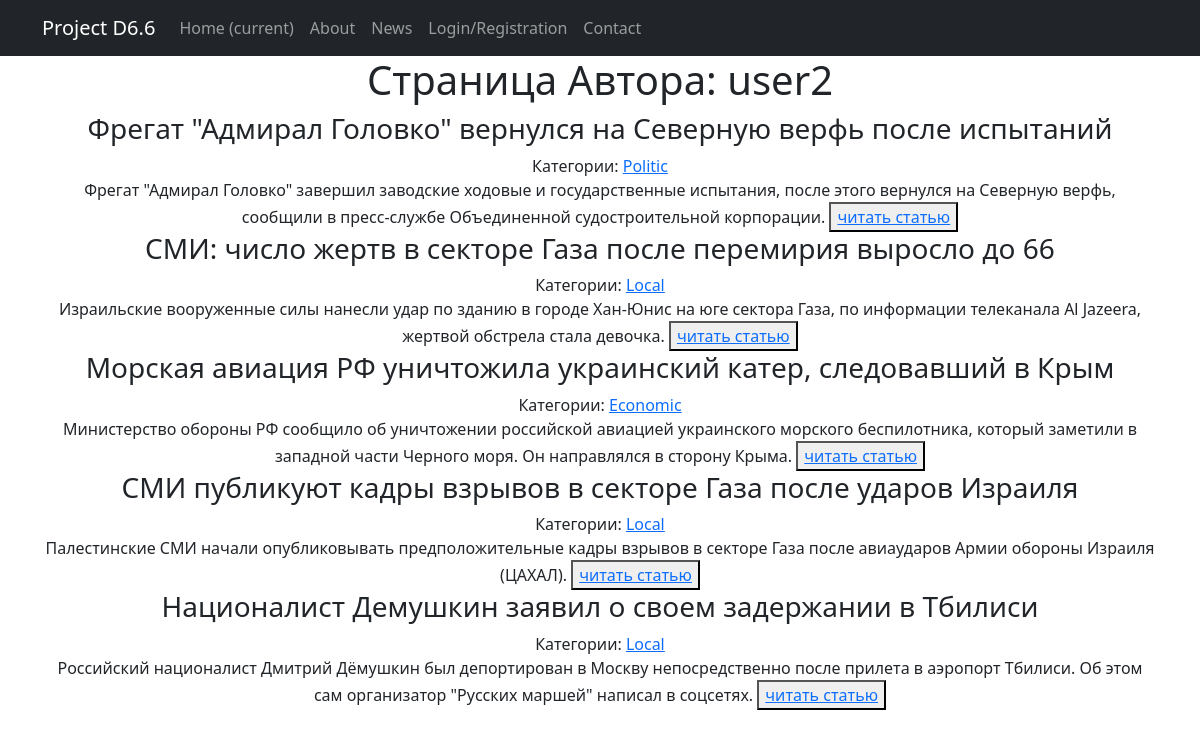
/articles/author/2/, run on the app's committed database.
### news/models.py (models this page shows, shortened)
class Author(models.Model):  # наследуемся от класса Model
    objects = None
    user = models.OneToOneField(User, on_delete=models.CASCADE)  # имя автора в соответствии с шаблоном User
    rating = models.IntegerField(default=0)  # рейтинг автора

class Post(models.Model):  # класс Post
    news = 'NE'
    article = 'AR'
    CATSELECT = [
        (news, 'Новость'),
        (article, 'Статья')
    ]
    objects = None
    author = models.ForeignKey(Author, on_delete=models.CASCADE)  # связь «один ко многим» с моделью Author
    time_in = models.DateTimeField(auto_now_add=True)  # автоматическое присвоение даты и времени создания
    title = models.CharField(max_length=255)  # длина заголовка
    choice_field = models.CharField(max_length=2, choices=CATSELECT)  # поле выбора категории новость/статья
    content = models.TextField()  # содержание статьи/новости
    rating = models.IntegerField(default=0)  # рейтинг статьи/новости
    category = models.ManyToManyField(Category, through='PostCategory', related_name='PostCategory')  # связь «многие ко многим» с моделью Category (с дополнительной моделью PostCategory)

class Category(models.Model):  # класс Категорий
    objects = None
    name = models.CharField(max_length=128, unique=True)  # максмиальная длина 128 знаков, уникальное поле
    subscribers = models.ManyToManyField(User, blank=True, related_name='categories')

### news/views.py (the view)
# urls.py: path('author/<int:pk>/', AuthorDetail.as_view(), name='author'),
class AuthorDetail(DetailView):
    model = Author
    template_name = 'author.html'
    context_object_name = 'author'
    def get_context_data(self, **kwargs):
        context = super().get_context_data(**kwargs)
        context['posts'] = Author.objects.get(pk=self.kwargs['pk']).post_set.all().order_by('-id')
        return context

### news/templatetags/custom_filters.py (called while the page is built)
@register.filter()
def censor(value, censored_words=BAD_WORDS, symbols=SYMBOLS):
    if isinstance(value, str):
        for i in value.split():
            count = 0
            if not i.isalnum():
                for j in symbols:
                    if j in i:
                        count += 1
            if i[:len(i) - count].lower() in censored_words:
                value = value.replace(i[:len(i) - count], i[0] + '*' * (len(i) - 1 - count))
    else:
        try:
            raise AttributeError
        except AttributeError:
            print("AttributeError")
    return value

### templates/author.html (shortened to what this page needs)
{% extends 'flatpages/default.html' %}
{% load static %}
{% load custom_filters %}
{% block content %}
<h1>Страница Автора: {{ author.user.username }}</h1>
{% for post in posts %}
        <h3>{{ post.title }}</h3>
        Категории:
        {% for category in post.category.all %}
            <a href="{% url 'categories' category.id%}"> {{ category.name }}</a>
        {% endfor %}
        <br>
        {{ post.content|censor|truncatechars:220 }}
        <button><a class="text-center" href="/news/{{post.id}}">читать статью</a> </button>
        <br>
{% endfor %}
{% endblock content %}

### data on the page
Author: user.username "user2"
Post: title "Фрегат \"Адмирал Головко\" вернулся на Северную верфь после испытаний", content|censor "Фрегат \"Адмирал Головко\" завершил заводские ходовые и государственные испытания, после этого вернулся на Северную верфь, сообщили в пресс-службе Объединенной судостроительной корпорации."
Category: name "Politic"
Post: title "СМИ: число жертв в секторе Газа после перемирия выросло до 66", content|censor "Израильские вооруженные силы нанесли удар по зданию в городе Хан-Юнис на юге сектора Газа, по информации телеканала Al Jazeera, жертвой обстрела стала девочка."
Category: name "Local"
Post: title "Морская авиация РФ уничтожила украинский катер, следовавший в Крым", content|censor "Министерство обороны РФ сообщило об уничтожении российской авиацией украинского морского беспилотника, который заметили в западной части Черного моря. Он направлялся в сторону Крыма."
Category: name "Economic"
Post: title "СМИ публикуют кадры взрывов в секторе Газа после ударов Израиля", content|censor "Палестинские СМИ начали опубликовывать предположительные кадры взрывов в секторе Газа после авиаударов Армии обороны Израиля (ЦАХАЛ)."
Post: title "Националист Демушкин заявил о своем задержании в Тбилиси", content|censor "Российский националист Дмитрий Дёмушкин был депортирован в Москву непосредственно после прилета в аэропорт Тбилиси. Об этом сам организатор \"Русских маршей\" написал в соцсетях."
